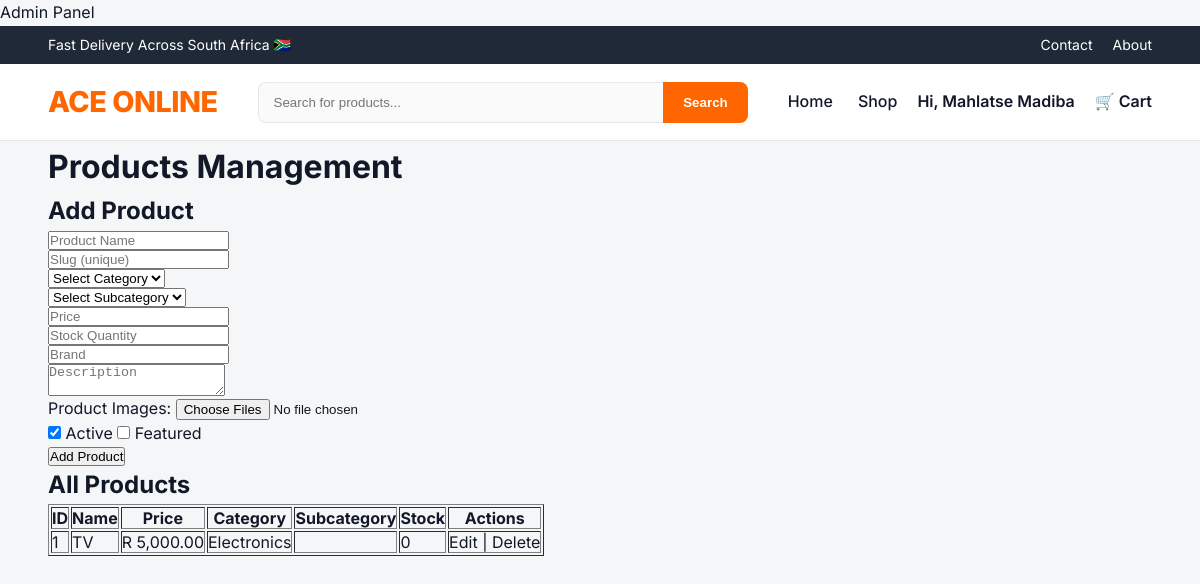
/admin/products.php (signed in), run on the app's committed database.
### tables this page shows
CREATE TABLE `products` (
  `id` int(11) NOT NULL,
  `category_id` int(11) NOT NULL,
  `subcategory_id` int(11) DEFAULT NULL,
  `name` varchar(150) NOT NULL,
  `slug` varchar(180) NOT NULL,
  `description` text DEFAULT NULL,
  `price` decimal(10,2) NOT NULL,
  `stock_quantity` int(11) NOT NULL DEFAULT 0,
  `sku` varchar(100) DEFAULT NULL,
  `brand` varchar(100) DEFAULT NULL,
  `is_featured` tinyint(1) DEFAULT 0,
  `is_active` tinyint(1) DEFAULT 1,
  `created_at` timestamp NOT NULL DEFAULT current_timestamp(),
  `updated_at` timestamp NOT NULL DEFAULT current_timestamp() ON UPDATE current_timestamp()
);

CREATE TABLE `categories` (
  `id` int(11) NOT NULL,
  `name` varchar(100) NOT NULL,
  `slug` varchar(120) NOT NULL,
  `image_url` varchar(255) DEFAULT NULL,
  `created_at` timestamp NOT NULL DEFAULT current_timestamp()
);

### admin/products.php (the view, shortened to what this page needs)
<?php
$base_url = '../';
require $base_url . 'public/partials/db.php';
include $base_url . 'public/partials/header.php';
$products = $conn->query("
    SELECT p.*, c.name AS category_name, s.name AS subcategory_name
    FROM products p
    LEFT JOIN categories c ON p.category_id = c.id
    LEFT JOIN subcategories s ON p.subcategory_id = s.id
    ORDER BY p.id DESC
");
?>
<div class="container">
    <h1>Products Management</h1>
    <h2>Add Product</h2>
    <form method="POST" enctype="multipart/form-data">
        <input type="text" name="name" placeholder="Product Name" required><br>
        <input type="text" name="slug" placeholder="Slug (unique)" required><br>
        <select name="category_id" id="categorySelect" required>
            <option value="">Select Category</option>
        </select><br>
        <select name="subcategory_id" id="subcategorySelect">
            <option value="">Select Subcategory</option>
        </select><br>
        <input type="number" step="0.01" name="price" placeholder="Price" required><br>
        <input type="number" name="stock_quantity" placeholder="Stock Quantity" required><br>
        <input type="text" name="brand" placeholder="Brand"><br>
        <textarea name="description" placeholder="Description"></textarea><br>
        <label>Product Images:</label>
        <input type="file" name="images[]" multiple><br>
        <label><input type="checkbox" name="is_active" checked> Active</label>
        <label><input type="checkbox" name="is_featured"> Featured</label><br>
        <button type="submit" name="add_product">Add Product</button>
    </form>
    <h2>All Products</h2>
    <table border="1">
        <tr>
            <th>ID</th><th>Name</th><th>Price</th><th>Category</th><th>Subcategory</th><th>Stock</th><th>Actions</th>
        </tr>
        <?php while($row = $products->fetch_assoc()): ?>
        <tr>
            <td><?= $row['id'] ?></td>
            <td><?= htmlspecialchars($row['name']) ?></td>
            <td>R <?= number_format($row['price'], 2) ?></td>
            <td><?= htmlspecialchars($row['category_name']) ?></td>
            <td><?= htmlspecialchars($row['subcategory_name']) ?></td>
            <td><?= $row['stock_quantity'] ?></td>
            <td>
                <a href="edit_product.php?id=<?= $row['id'] ?>">Edit</a> |
                <a href="?delete=<?= $row['id'] ?>" onclick="return confirm('Delete this product?')">Delete</a>
            </td>
        </tr>
        <?php endwhile; ?>
    </table>
</div>

### public/assets/css/base.css (style rules this page uses)
:root { --primary: #ff6600; --primary-dark: #e65c00; --dark: #1f2937; --light-bg: #f5f6f8; --border: #e5e7eb; --text: #111827; --muted: #6b7280; --white: #ffffff; }
* { margin: 0; padding: 0; box-sizing: border-box; }
body { font-family: 'Inter', sans-serif; background: var(--light-bg); color: var(--text); line-height: 1.6; }
a { text-decoration: none; color: inherit; }

### public/assets/css/layout.css (style rules this page uses)
.container { width: 92%; max-width: 1280px; margin: auto; }

### data on the page
products: id "1", name "TV", price "5,000.00", category.name "Electronics", stock_quantity "0"

### other printed values
$_SESSION['customer_name'] "Mahlatse Madiba"
